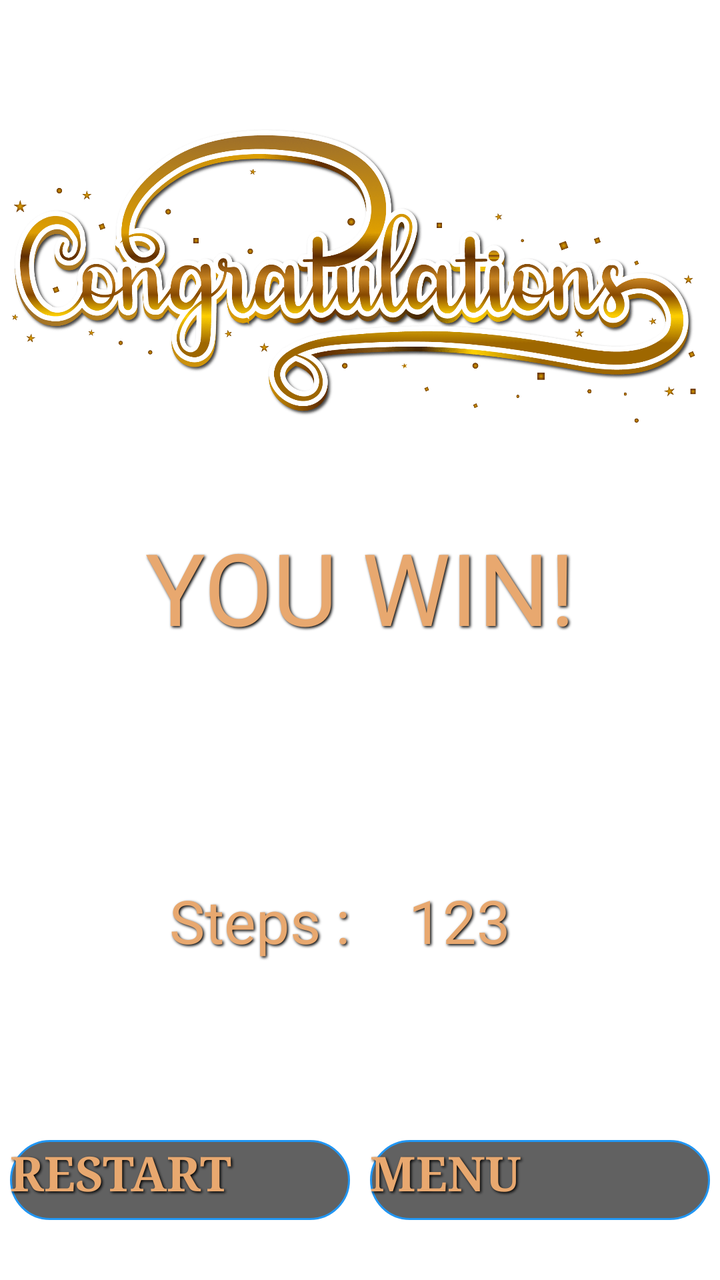
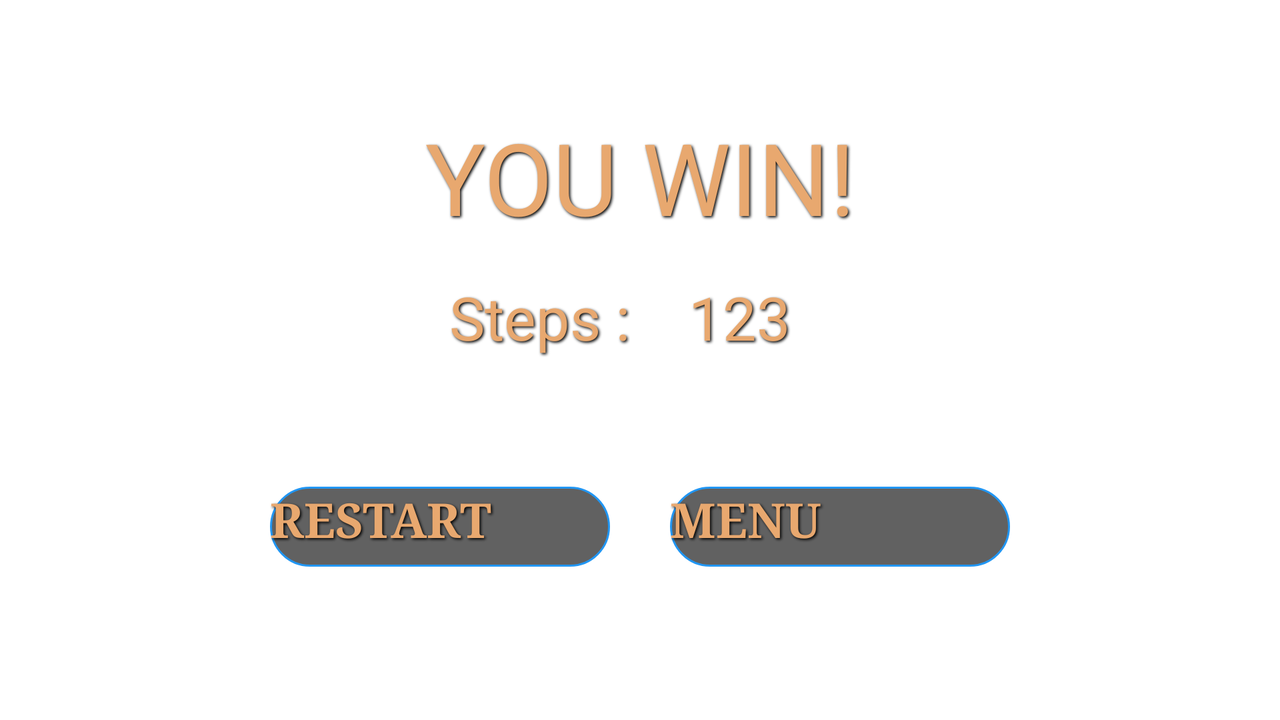

The same Android screen from two of the app's own layout files: first res/layout/ as a phone draws it, then the repository's variant for another configuration, drawn on a device whose configuration selects that folder. Both files follow.
<!-- AndroidManifest.xml: application theme Theme.Puzzle15 -->
<!-- res/layout/activity_custom_dialog.xml -->
<?xml version="1.0" encoding="utf-8"?>
<FrameLayout xmlns:android="http://schemas.android.com/apk/res/android"
    xmlns:app="http://schemas.android.com/apk/res-auto"
    xmlns:tools="http://schemas.android.com/tools"
    android:layout_width="match_parent"
    android:layout_height="match_parent">


    <LinearLayout
        android:layout_width="match_parent"
        android:layout_height="600dp"
        android:layout_gravity="center"
        android:orientation="vertical"
        android:weightSum="5">

        <ImageView
            android:id="@+id/con"
            android:scaleType="centerCrop"
            android:layout_width="match_parent"
            android:layout_height="0dp"
            android:layout_weight="2"
            android:src="@drawable/congratulations"/>

        <TextView
            style="@style/Text"
            android:gravity="center|top"
            android:text="YOU WIN!"
            android:textSize="50sp"
            android:layout_width="match_parent"
            android:layout_height="0dp"
            android:layout_weight="1.5"/>

        <FrameLayout
            android:layout_width="match_parent"
            android:layout_height="0dp"
            android:layout_weight="1"
            android:orientation="horizontal">

            <TextView
                style="@style/Text"
                android:layout_width="wrap_content"
                android:layout_height="wrap_content"
                android:layout_gravity="center|top"
                android:layout_marginEnd="50dp"
                android:text="Steps :"
                android:textSize="30sp" />

            <TextView
                android:id="@+id/stepsId"
                style="@style/Text"
                android:layout_width="wrap_content"
                android:layout_height="wrap_content"
                android:layout_gravity="center|top"
                android:layout_marginStart="50dp"
                android:textSize="30sp"
                tools:text="123" />
        </FrameLayout>

        <LinearLayout
            android:layout_width="match_parent"
            android:layout_height="0dp"
            android:layout_weight="0.5"
            android:orientation="horizontal">

            <FrameLayout
                android:layout_width="0dp"
                android:layout_height="match_parent"
                android:layout_weight="1">

                <androidx.appcompat.widget.AppCompatButton
                    android:id="@+id/refreshButton1"
                    style="@style/menuView"
                    android:layout_width="170dp"
                    android:layout_height="40dp"
                    android:layout_gravity="center"
                    android:background="@drawable/menuview"
                    android:clickable="true"
                    android:focusable="true"
                    android:text="RESTART"
                    android:textSize="24sp"
                    android:textStyle="bold" />


            </FrameLayout>


            <FrameLayout
                android:layout_width="0dp"
                android:layout_height="match_parent"
                android:layout_weight="1">


                <androidx.appcompat.widget.AppCompatButton
                    android:id="@+id/menuButton"
                    style="@style/menuView"
                    android:layout_width="170dp"
                    android:layout_height="40dp"
                    android:layout_gravity="center"
                    android:background="@drawable/menuview"
                    android:clickable="true"
                    android:focusable="true"
                    android:text="MENU"
                    android:textSize="24sp"
                    android:textStyle="bold" />

            </FrameLayout>

        </LinearLayout>


    </LinearLayout>

</FrameLayout>
<!-- resources referenced by this layout -->
<resources>
  <!-- drawable congratulations: png bitmap (drawable, 214779 bytes) -->
  <!-- drawable menuview (drawable) -->
  <?xml version="1.0" encoding="utf-8"?>
  <selector xmlns:android="http://schemas.android.com/apk/res/android">
      <item android:state_pressed="true">
      <shape>
          <solid android:color="#B3000000" />
          <corners android:radius="50dp" />
          <stroke
              android:color="#2196F3"
              android:width="2dp" />
      </shape>
      </item>
  
      <item>
          <shape>
              <solid android:color="#9E000000" />
              <stroke
                  android:color="#2196F3"
                  android:width="1dp" />
              <corners android:radius="50dp" />
          </shape>
      </item>
  </selector>
  <style name="Text">
          <item name="android:shadowColor">@color/black</item>
          <item name="android:shadowRadius">3</item>
          <item name="android:shadowDx">2</item>
          <item name="android:shadowDy">2</item>
          <item name="fontFamily">serif</item>
          <item name="android:layout_width">wrap_content</item>
          <item name="android:layout_height">wrap_content</item>
          <item name="android:textColor">#E8A86F</item>
      </style>
  <style name="menuView">
          <item name="android:shadowColor">@color/black</item>
          <item name="android:shadowRadius">3</item>
          <item name="android:shadowDx">2</item>
          <item name="android:shadowDy">2</item>
          <item name="android:fontFamily">serif</item>
          <item name="android:textColor">#E8A86F</item>
          <item name="android:layout_width">240dp</item>
          <item name="android:layout_height">50dp</item>
          <item name="android:textSize">26sp</item>
          <item name="android:layout_margin">2dp</item>
          <item name="android:layout_gravity">top|center</item>
          <item name="android:background">@drawable/menuview</item>
      </style>
  <color name="black">#FF000000</color>
</resources>
<!-- res/layout-land/activity_custom_dialog.xml (the repository's variant of the layout above) -->
<!-- drawn on the phone turned sideways -->
<?xml version="1.0" encoding="utf-8"?>
<FrameLayout xmlns:android="http://schemas.android.com/apk/res/android"
    xmlns:app="http://schemas.android.com/apk/res-auto"
    xmlns:tools="http://schemas.android.com/tools"
    android:layout_width="match_parent"
    android:layout_height="match_parent">


    <LinearLayout
        android:layout_width="400dp"
        android:layout_height="250dp"
        android:layout_gravity="center"
        android:orientation="vertical"
        android:weightSum="3">
        <TextView
            style="@style/Text"
            android:gravity="center|top"
            android:text="YOU WIN!"
            android:textSize="50sp"
            android:layout_width="match_parent"
            android:layout_height="0dp"
            android:layout_weight="1"/>

        <FrameLayout
            android:layout_width="match_parent"
            android:layout_height="0dp"
            android:layout_weight="1"
            android:orientation="horizontal">

            <TextView
                style="@style/Text"
                android:layout_width="wrap_content"
                android:layout_height="wrap_content"
                android:layout_gravity="center|top"
                android:layout_marginEnd="50dp"
                android:text="Steps :"
                android:textSize="30sp" />

            <TextView
                android:id="@+id/stepsId"
                style="@style/Text"
                android:layout_width="wrap_content"
                android:layout_height="wrap_content"
                android:layout_gravity="center|top"
                android:layout_marginStart="50dp"
                android:textSize="30sp"
                tools:text="123" />
        </FrameLayout>

        <LinearLayout
            android:layout_width="match_parent"
            android:layout_height="0dp"
            android:layout_weight="1"
            android:orientation="horizontal">

            <FrameLayout
                android:layout_width="0dp"
                android:layout_height="match_parent"
                android:layout_weight="1">

                <androidx.appcompat.widget.AppCompatButton
                    android:id="@+id/refreshButton1"
                    style="@style/menuView"
                    android:layout_width="170dp"
                    android:layout_height="40dp"
                    android:layout_gravity="center"
                    android:background="@drawable/menuview"
                    android:clickable="true"
                    android:focusable="true"
                    android:text="RESTART"
                    android:textSize="24sp"
                    android:textStyle="bold" />


            </FrameLayout>


            <FrameLayout
                android:layout_width="0dp"
                android:layout_height="match_parent"
                android:layout_weight="1">


                <androidx.appcompat.widget.AppCompatButton
                    android:id="@+id/menuButton"
                    style="@style/menuView"
                    android:layout_width="170dp"
                    android:layout_height="40dp"
                    android:layout_gravity="center"
                    android:background="@drawable/menuview"
                    android:clickable="true"
                    android:focusable="true"
                    android:text="MENU"
                    android:textSize="24sp"
                    android:textStyle="bold" />

            </FrameLayout>

        </LinearLayout>


    </LinearLayout>

</FrameLayout>
<!-- resources referenced by the variant -->
<!-- as the phone turned sideways resolves them -->
<resources>
  <!-- drawable menuview (drawable) -->
  <?xml version="1.0" encoding="utf-8"?>
  <selector xmlns:android="http://schemas.android.com/apk/res/android">
      <item android:state_pressed="true">
      <shape>
          <solid android:color="#B3000000" />
          <corners android:radius="50dp" />
          <stroke
              android:color="#2196F3"
              android:width="2dp" />
      </shape>
      </item>
  
      <item>
          <shape>
              <solid android:color="#9E000000" />
              <stroke
                  android:color="#2196F3"
                  android:width="1dp" />
              <corners android:radius="50dp" />
          </shape>
      </item>
  </selector>
  <style name="Text">
          <item name="android:shadowColor">@color/black</item>
          <item name="android:shadowRadius">3</item>
          <item name="android:shadowDx">2</item>
          <item name="android:shadowDy">2</item>
          <item name="fontFamily">serif</item>
          <item name="android:layout_width">wrap_content</item>
          <item name="android:layout_height">wrap_content</item>
          <item name="android:textColor">#E8A86F</item>
      </style>
  <style name="menuView">
          <item name="android:shadowColor">@color/black</item>
          <item name="android:shadowRadius">3</item>
          <item name="android:shadowDx">2</item>
          <item name="android:shadowDy">2</item>
          <item name="android:fontFamily">serif</item>
          <item name="android:textColor">#E8A86F</item>
          <item name="android:layout_width">240dp</item>
          <item name="android:layout_height">50dp</item>
          <item name="android:textSize">26sp</item>
          <item name="android:layout_margin">2dp</item>
          <item name="android:layout_gravity">top|center</item>
          <item name="android:background">@drawable/menuview</item>
      </style>
  <color name="black">#FF000000</color>
</resources>
